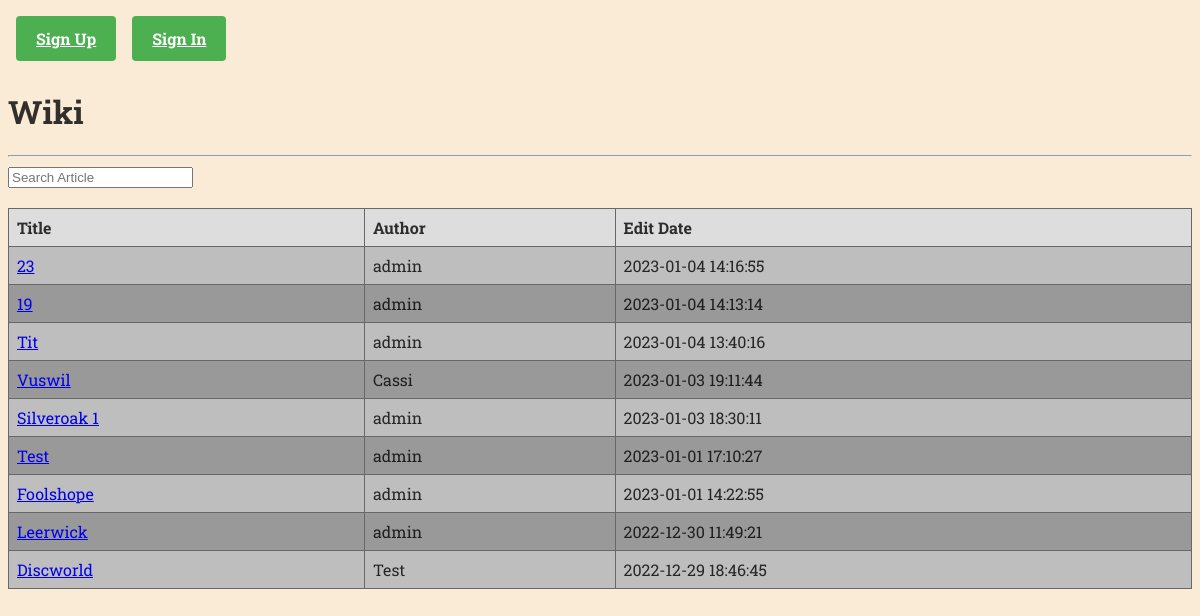
The page / on the database its author committed.
### tables this page shows
CREATE TABLE `artikel` (
  `ArtikelID` int(11) NOT NULL,
  `Titel` tinytext NOT NULL,
  `Thema` varchar(11) NOT NULL,
  `Edit Time` timestamp NOT NULL DEFAULT current_timestamp(),
  `Creation Time` timestamp NOT NULL DEFAULT current_timestamp()
);

### php/connect_to_db.php (called while the page is built, shortened)
<?php
function connect_to_server() {
    $servername = "localhost";
    $username = "root";
    $passwort = "";
    $db = "wiki";
    $conn = new mysqli($servername, $username, $passwort, $db);
    return $conn;
}
function access_db(string $query): mysqli_result|bool {
    $con = connect_to_server();
    $response = $con->query($query);
    return $response;
}

### index.php (the view, shortened to what this page needs)
<!doctype html>
<html lang="en">
<head>
    <link rel="stylesheet" href="css/style.css">
    <link rel="stylesheet" href="css/index.css">
</head>
<body>
<div id="user_function">
<?php
if (isset($_SESSION['valid']) and $_SESSION['valid']) {
        logged_in();
    } else {
    echo "<a href='register.php' class='button'>Sign Up</a><br><a href='login.php'  class='button'>Sign In</a>";
}
?>
</div>
<h1>Wiki</h1>
<hr>
<form action="php/input_check.php" method="post">
    <label>
        <input name="searchbar" maxlength="20" placeholder="Search Article" type="search">
    </label>
</form>
<table title="Recent Articles" >
    <tr>
        <th>Title</th>
        <th>Author</th>
        <th>Edit Date</th>
    </tr>
<?php
$articles = access_db("
    SELECT a2.ArtikelID, a2.Titel, a2.`Edit Time`, a.AutorID
    FROM `autor-text hilfstabelle` AS a
        INNER JOIN text t ON a.TextID = t.TextID
        INNER JOIN artikel a2 ON t.ArtikelID = a2.ArtikelID
    GROUP BY a2.ArtikelID, `Edit Time`
    ORDER BY `Edit Time` DESC
    ");
if ($articles->num_rows > 0){
    while ($entry = $articles->fetch_assoc()){
        $name = access_db("SELECT Name from autor where AutorID={$entry['AutorID']}")->fetch_array()[0];
        echo "<tr>";
        echo "<td><a href='php/article/show.php?article={$entry['ArtikelID']}'  class='table_link'>{$entry['Titel']}</a></td>";
        echo "<td>$name</td>";
        echo "<td>{$entry['Edit Time']}</td>";
        echo "</tr>";
    }
}
?>
</body>
</html>

### css/style.css (style rules this page uses)
body { font-family: 'Roboto Slab', serif; color: rgba(0, 0, 0, 0.8); font-weight: 400; font-size: 16px; background-color: antiquewhite; }
a.button { background-color: #4CAF50; color: white; padding: 12px 20px; border: none; border-radius: 4px; cursor: pointer; font-size: 1em; font-weight: bold; margin: 0.5em 0.5em; }
table { border-collapse: collapse; width: 100%; margin: 20px 0; }
table, th, td { border: 1px solid #686868; text-align: left; padding: 8px; }
table th { background-color: #ddd; font-weight: bold; }
table tr:nth-child(even) { background-color: #bebebe; }
table tr:nth-child(odd) { background-color: #999999; }
.table_link { display: block; width: 100%; height: 100%; padding: 0; }

### css/index.css (style rules this page uses)
#user_function { display: flex; flex-direction: row; }

### rows shown on the page
artikel: Titel "23", name "admin", Edit Time "2023-01-04 14:16:55"
artikel: Titel "19", name "admin", Edit Time "2023-01-04 14:13:14"
artikel: Titel "Tit", name "admin", Edit Time "2023-01-04 13:40:16"
artikel: Titel "Vuswil", name "Cassi", Edit Time "2023-01-03 19:11:44"
artikel: Titel "Silveroak 1", name "admin", Edit Time "2023-01-03 18:30:11"
artikel: Titel "Test", name "admin", Edit Time "2023-01-01 17:10:27"
artikel: Titel "Foolshope", name "admin", Edit Time "2023-01-01 14:22:55"
artikel: Titel "Leerwick", name "admin", Edit Time "2022-12-30 11:49:21"
artikel: Titel "Discworld", name "Test", Edit Time "2022-12-29 18:46:45"
